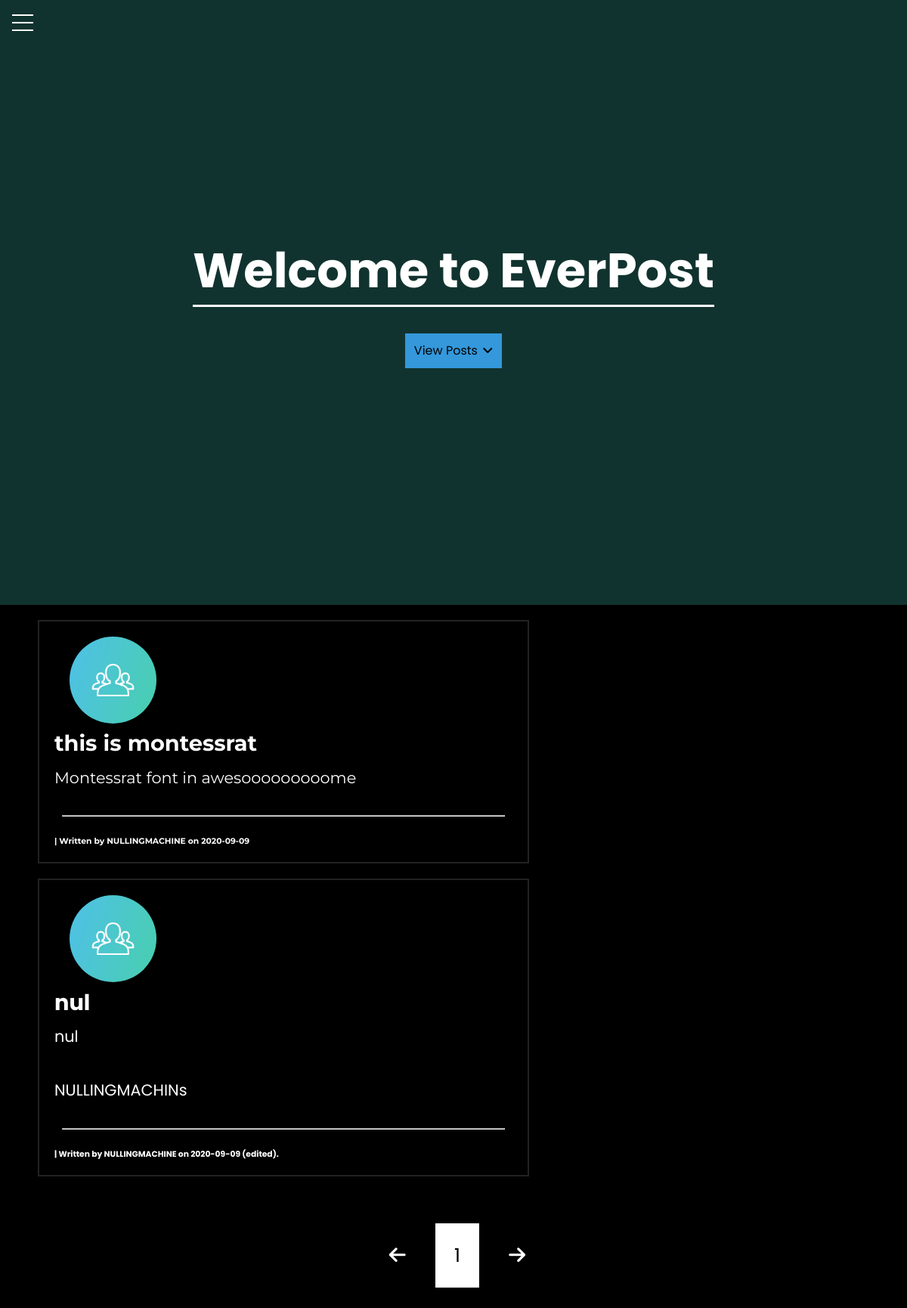
The page /home on the database its author committed.
### flaskblog/models.py (models this page shows, shortened)
class Post(db.Model):
    id = db.Column(db.Integer, primary_key=True)
    title = db.Column(db.String(), nullable=False)
    date_posted = db.Column(db.DateTime, nullable=False, default=datetime.utcnow)
    content = db.Column(db.Text, nullable=False)
    is_verified = db.Column(db.Boolean, default=False)
    is_edited = db.Column(db.Boolean, default=False)
    views = db.Column(db.Integer, default=0)
    font = db.Column(db.String(30), default="Poppins")
    font_color = db.Column(db.String(20), default="#fff")
    likes = db.Column(db.Integer, default=0)
    user_id = db.Column(db.Integer, db.ForeignKey("user.id"), nullable=False)

class User(db.Model, UserMixin):
    id = db.Column(db.Integer, primary_key=True, unique=True)
    username = db.Column(db.String(20), unique=True, nullable=False)
    email = db.Column(db.String(120), unique=True, nullable=False)
    image_file = db.Column(db.String(20), nullable=False, default="default.jpg")
    password = db.Column(db.String(60), nullable=False)
    liked_posts = db.Column(db.Text, default="abcd,abcd")
    subscribed_users = db.Column(db.Text, default="__FLASKBLOG_ADMIN__,")
    posts = db.relationship("Post", backref="author", lazy=True)

### flaskblog/routes.py (the view)
@app.route("/")
@app.route("/home")
def home():
    page = request.args.get("page", 1, type=int)
    posts = Post.query.order_by(
        Post.date_posted.desc()).paginate(page=page, per_page=5)
    return render_template("index.html", posts=posts, current_user=current_user)

### flaskblog/templates/index.html (shortened to what this page needs)
{% extends "base.html" %}
{% block content %}
<div class="main">
    <header class="showcase">
        <div class="container showcase-inner">
            <h1>Welcome to EverPost</h1>
            <a href="#posts" class="viewpost-scroll">View Posts <i class="fas fa-angle-down"
                    style="color: black; margin-left: 2px;"></i> </a>
        </div>
    </header>
    <div id="posts" class="main">
        {% for post in posts.items %}
        <article class="main" tabindex="1" style="font-family: {{ post.font }}; color: {{ post.font_color }}">
            <a href="{{ url_for('post', post_id=post.id )}}"><img
                    src="{{ url_for('static', filename='profile_pics/' + post.author.image_file) }}"
                    class="rounded-profile-pic" tabindex="2"></a>
            <a href="{{ url_for('post', post_id=post.id )}}" class="post-title" tabindex="3">
                <h2 style="font-family: {{ post.font }}; color: {{ post.font_color }}">{{ post.title }}</h2>
            </a>
            <pre class="post-content" tabindex="4"
                style="font-family: {{ post.font }}; color: {{ post.font_color }}">{{ post.content }}</pre>
            <br>
            <hr>
            <a href="{{ url_for('user_post', username=post.author.username) }}" class="post-author" tabindex="5">
                <h6 style="font-family: {{ post.font }}; color: {{ post.font_color }}">| Written by
                    {{ post.author.username }} on {{ post.date_posted.strftime('%Y-%m-%d') }}
                    {% if post.is_edited %}
                    (edited).
                    {% endif %}
                </h6>
            </a>
        </article>
        {% endfor %}
        <br><br><br>
        <div class="pagination" id="pgn">
            <span class="dot"><i class="fas fa-arrow-left"></i></span>
            {% for page_num in posts.iter_pages(left_edge=1, right_edge=1, left_current=1, right_current=2) %}
            {% if page_num %}
            {% if posts.page == page_num %}
            <a href="#pgn" id="current-btn">{{ page_num }}</a>
            {% else %}
            <a class="pagination-btn" href="{{ url_for('home', page=page_num) }}">{{ page_num }}</a>
            {% endif %}
            {% else %}
            <span class="dot">...</span>
            {% endif %}
            {% endfor %}
            <span class="dot"><i class="fas fa-arrow-right"></i></span>
        </div>
        <br><br><br><br><br>
    </div>
</div>
{% endblock content %}

### flaskblog/static/style.css (style rules this page uses)
* { margin: 0px 0px 0px 0px; padding: 0px 0px 0px 0px; box-sizing: border-box; font-family: Poppins, "Poppins", Helveltica, sans-serif; text-decoration: none; color: white; }
body { background-color: black; background-image: linear-gradient( 60deg, rgba(2, 0, 36, 1) 0%, rgba(0, 0, 0, 1) 0% ); background-size: 100%; color: white; font-family: "Poppins", Poppins, sans-serif; line-height: 1.4; }
html { scroll-behavior: smooth; }
h1 { text-align: center; border-bottom: 3px solid white; margin-bottom: 35px; }
article { margin: 20px 500px 20px 50px; border: 2px solid #222; padding: 20px; transition: 0.3s linear; }
pre { line-height: 1.7em; max-width: 65ch; min-width: 20ch; display: block; white-space: pre-wrap; word-break: keep-all; font-size: 1.3rem; }
h6 { font-family: 1.4em; }
hr { margin: 10px; margin-bottom: 25px; }
:root { --primary-color: rgb(44 128 117 / 40%); --overlay-color: rgba(24, 39, 51, 0.85); --menu-speed: 0.75s; }
.container { max-width: 960px; margin: auto; overflow: hidden; padding: 0 3rem; }
.showcase { background-color: var(--primary-color); color: #fff; height: 100vh; position: relative; margin: 0px; padding: 0px; }
.showcase:before { content: ""; background: url("img/homepage-bg.png") no-repeat center center/cover; position: absolute; top: 0; left: 0; width: 100%; height: 100%; z-index: -1; }
.showcase .showcase-inner { display: flex; flex-direction: column; align-items: center; justify-content: center; text-align: center; height: 100%; }
.showcase h1 { font-size: 4rem; }
.viewpost-scroll { padding: 12px; background-color: #3498db; color: black; text-decoration: none; }
.post-title { color: white; padding-bottom: 10px; border-bottom: 1px solid white; transition: 0.2s; }
.post-content { color: white; }
.post-author h6 { min-width: 30ch; }
.rounded-profile-pic { border-radius: 50%; margin-left: 20px; width: 115px; height: 115px; }
.post-author { color: white; }
.pagination { text-align: center; }
.pagination a, .pagination .dot { color: white; background-color: #222; padding: 25px; font-size: 25px; margin-top: 30px; margin-left: 10px; }
.pagination .dot { background-color: black; }
#current-btn { background-color: white; color: black; }
#posts article a h2 { font-size: 1.8em; font-weight: bold; padding-bottom: 5px; text-decoration: none; transition: 0.2s linear; border-bottom: 2px solid black; }

### rows shown on the page
Post: image_file (placeholder picture), title "this is montessrat", content "Montessrat font in awesooooooooome", author.username "NULLINGMACHINE", date_posted "2020-09-09"
Post: image_file (placeholder picture), title "nul", content "nul NULLINGMACHINs", author.username "NULLINGMACHINE", date_posted "2020-09-09", is_edited "(edited)."

### other values the page prints
{{ page_num }} "1"
